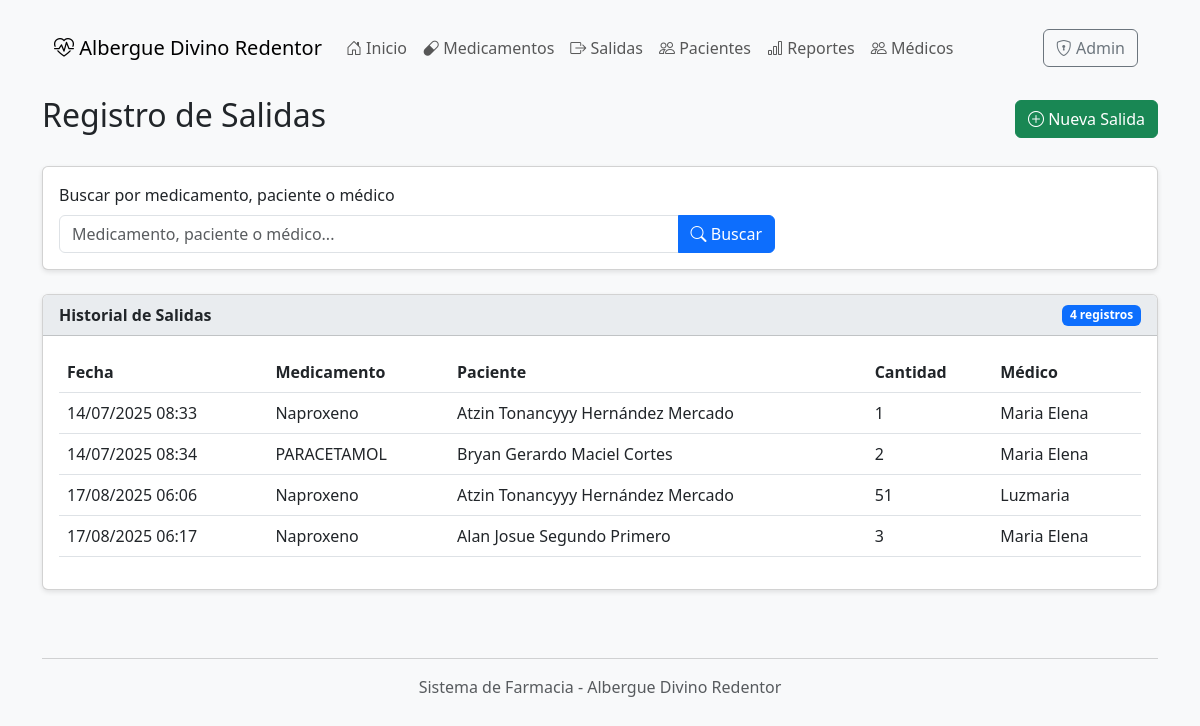
The app's page /salidas/, older data.
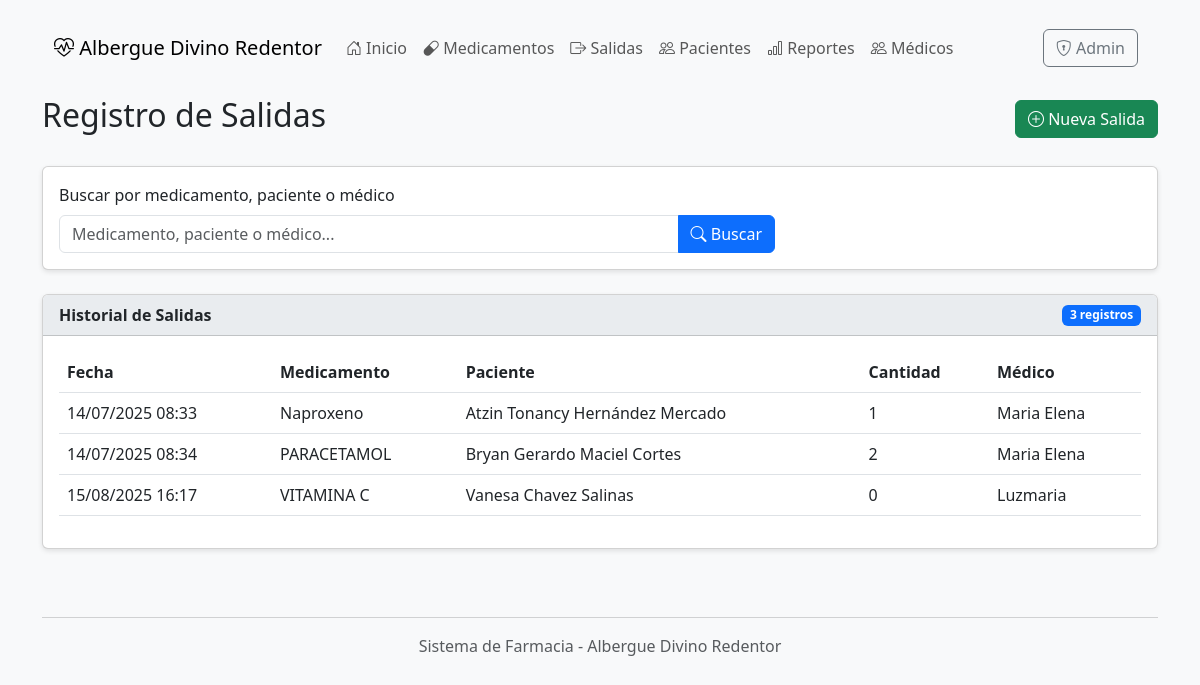
The same page, newer data.
### farmacia/models.py (models this page shows, shortened)
class SalidaMedicamento(models.Model):
    id = models.AutoField(primary_key=True)
    medicamento = models.ForeignKey(Medicamento, on_delete=models.CASCADE)
    paciente = models.ForeignKey(Paciente, on_delete=models.CASCADE)
    cantidad = models.PositiveIntegerField()
    fecha = models.DateTimeField(auto_now_add=True)
    medico = models.ForeignKey(Medico, on_delete=models.CASCADE, verbose_name="Médico responsable")
    class Meta:
        verbose_name = "Salida de Medicamento"
        verbose_name_plural = "Salidas de Medicamentos"

class Medicamento(models.Model):
    id = models.AutoField(primary_key=True)
    clave = models.CharField(max_length=50, unique=True, verbose_name="Clave única")
    nombre = models.CharField(max_length=200, verbose_name="Nombre")
    categoria = models.ForeignKey('CategoriaMedicamento', on_delete=models.CASCADE)
    descripcion = models.TextField(blank=True, verbose_name="Descripción")
    fecha_caducidad = models.DateField(verbose_name="Fecha de caducidad")
    cantidad = models.IntegerField(default=0, verbose_name="Cantidad en inventario")
    status = models.BooleanField(default=True, verbose_name="Disponible")
    class Meta:
        verbose_name = "Medicamento"
        verbose_name_plural = "Medicamentos"
        ordering = ['nombre']

class Paciente(models.Model):
    id = models.AutoField(primary_key=True)
    nombre = models.CharField(max_length=200)
    apellidos = models.CharField(max_length=200)
    fecha_registro = models.DateTimeField(auto_now_add=True)
    class Meta:
        verbose_name = "Paciente"
        verbose_name_plural = "Pacientes"

class Medico(models.Model):
    id = models.AutoField(primary_key=True)
    nombre = models.CharField(max_length=100)
    apellidos = models.CharField(max_length=100)
    especialidad = models.CharField(max_length=100, blank=True, null=True)
    telefono = models.CharField(max_length=15, blank=True, null=True)
    activo = models.BooleanField(default=True)
    class Meta:
        verbose_name = "Médico"
        verbose_name_plural = "Médicos"

### farmacia/views.py (the view)
# urls.py: path('salidas/', views.salidas, name='salidas'),
def salidas(request):
    query = request.GET.get('q', '')
    if query:
        salidas_list = SalidaMedicamento.objects.select_related(
            'medicamento', 'paciente', 'medico'
        ).filter(
            Q(medicamento__nombre__icontains=query) |
            Q(paciente__nombre__icontains=query) |
            Q(paciente__apellidos__icontains=query) |
            Q(medico__nombre__icontains=query) |
            Q(medico__apellidos__icontains=query))
    else:
        salidas_list = SalidaMedicamento.objects.select_related(
            'medicamento', 'paciente', 'medico').all()
    context = {'salidas': salidas_list, 'query': query}
    return render(request, 'salidas.html', context)

### farmacia/templates/salidas.html (shortened to what this page needs)
{% extends 'base.html' %}
{% block content %}
    <div class="d-flex justify-content-between align-items-center mb-4">
        <h2>Registro de Salidas</h2>
        <a href="{% url 'salida_nueva' %}" class="btn btn-success">
            <i class="bi bi-plus-circle"></i> Nueva Salida
        </a>
    </div>
     <div class="card mb-4">
        <div class="card-body">
            <form method="get" class="row g-3">
                <div class="col-md-8">
                    <label class="form-label">Buscar por medicamento, paciente o médico</label>
                    <div class="input-group">
                        <input type="text" name="q" class="form-control"
                               placeholder="Medicamento, paciente o médico..."
                               value="{{ query }}">
                        <button type="submit" class="btn btn-primary">
                            <i class="bi bi-search"></i> Buscar
                        </button>
                    </div>
                </div>
            </form>
        </div>
    </div>
    <div class="card">
        <div class="card-header d-flex justify-content-between align-items-center">
            <span>Historial de Salidas</span>
            <span class="badge bg-primary">{{ salidas.count }} registros</span>
        </div>
        <div class="card-body">
            <div class="table-responsive">
                <table class="table table-hover">
                    <thead>
                        <tr>
                            <th>Fecha</th>
                            <th>Medicamento</th>
                            <th>Paciente</th>
                            <th>Cantidad</th>
                            <th>Médico</th>
                        </tr>
                    </thead>
                    <tbody>
                        {% for salida in salidas %}
                        <tr>
                            <td>{{ salida.fecha|date:"d/m/Y H:i" }}</td>
                            <td>{{ salida.medicamento.nombre }}</td>
                            <td>{{ salida.paciente.nombre }} {{ salida.paciente.apellidos }}</td>
                            <td>{{ salida.cantidad }}</td>
                            <td>{{ salida.medico.nombre }}</td>
                        </tr>
                        {% empty %}
                        <tr>
                            <td colspan="6" class="text-center">No hay salidas registradas</td>
                        </tr>
                        {% endfor %}
                    </tbody>
                </table>
            </div>
        </div>
    </div>
{% endblock %}

### farmacia/templates/base.html (shortened to what this page needs)
 <!DOCTYPE html>
<html lang="es">
<head>
    <link href="https://cdn.jsdelivr.net/npm/bootstrap@5.3.0/dist/css/bootstrap.min.css" rel="stylesheet">
    <link rel="stylesheet" href="https://cdn.jsdelivr.net/npm/bootstrap-icons@1.10.0/font/bootstrap-icons.css">
</head>
<body>
    <div class="container">
        <nav class="navbar navbar-expand-lg navbar-light bg-light">
            <div class="container-fluid">
                <a class="navbar-brand" href="{% url 'index' %}">
                    <i class="bi bi-heart-pulse"></i> Albergue Divino Redentor
                </a>
                <div class="collapse navbar-collapse" id="navbarNav">
                    <ul class="navbar-nav me-auto">
                        <li class="nav-item">
                            <a class="nav-link" href="{% url 'index' %}">
                                <i class="bi bi-house-door"></i> Inicio
                            </a>
                        </li>
                        <li class="nav-item">
                            <a class="nav-link" href="{% url 'medicamentos' %}">
                                <i class="bi bi-capsule"></i> Medicamentos
                            </a>
                        </li>
                        <li class="nav-item">
                            <a class="nav-link" href="{% url 'salidas' %}">
                                <i class="bi bi-box-arrow-right"></i> Salidas
                            </a>
                        </li>
                        <li class="nav-item">
                            <a class="nav-link" href="{% url 'pacientes' %}">
                                <i class="bi bi-people"></i> Pacientes
                            </a>
                        </li>
                         <li class="nav-item">
                            <a class="nav-link" href="{% url 'reportes' %}">
                                <i class="bi bi-bar-chart"></i> Reportes
                            </a>
                        </li>
                        <li class="nav-item">
                            <a class="nav-link" href="{% url 'medicos' %}">
                                <i class="bi bi-people"></i> Médicos
                            </a>
                        </li>
                    </ul>
                     <div class="d-flex">
                        <a href="/admin/" class="btn btn-outline-secondary me-2">
                            <i class="bi-shield-lock"></i> Admin
                        </a>
                    </div>
                </div>
            </div>
        </nav>
        <div class="row">
            <div class="col">
                {% block content %}{% endblock %}
            </div>
        </div>
        <footer class="mt-5 text-center text-muted">
            <hr>
            <p>Sistema de Farmacia - Albergue Divino Redentor </p>
        </footer>
    </div>
</body>
</html>

### farmacia/templates/base.html (style rules this page uses)
body { background-color: #f8f9fa; padding-top: 20px; padding-bottom: 40px; }
.navbar { margin-bottom: 20px; }
.card { margin-bottom: 20px; box-shadow: 0 2px 5px rgba(0,0,0,0.1); }
.card-header { background-color: #e9ecef; font-weight: bold; }

Row changes from the older to the newer data that the page shows:
removed SalidaMedicamento: fecha "17/08/2025 06:17", medicamento.nombre "Naproxeno", paciente.nombre "Alan Josue", paciente.apellidos "Segundo Primero", cantidad "3", medico.nombre "Maria Elena"
changed through a linked row, SalidaMedicamento "Naproxeno": paciente.nombre "Atzin Tonancyyy" → "Atzin Tonancy"
changed SalidaMedicamento "Luzmaria": fecha "17/08/2025 06:06" → "15/08/2025 16:17"; medicamento.nombre "Naproxeno" → "VITAMINA C"; paciente.nombre "Atzin Tonancyyy" → "Vanesa"; paciente.apellidos "Hernández Mercado" → "Chavez Salinas"; cantidad "51" → "0"
Text that changed along with them:
{{ salidas.count }}: "4" → "3"
